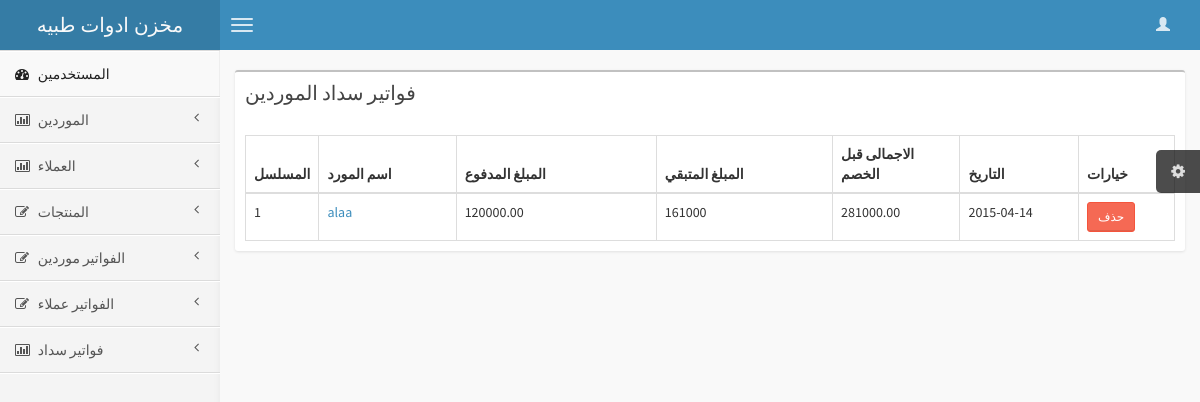
The page /showpaysupplier.php (signed in) on the database its author committed.
### tables this page shows
CREATE TABLE IF NOT EXISTS `pay_supplier` (
  `id` int(11) NOT NULL AUTO_INCREMENT,
  `supplier_id` int(11) NOT NULL,
  `money` decimal(10,2) NOT NULL,
  `date` date NOT NULL,
  `elbaky` decimal(10,2) NOT NULL,
  PRIMARY KEY (`id`)
);

CREATE TABLE IF NOT EXISTS `suppliers` (
  `id` int(11) NOT NULL AUTO_INCREMENT,
  `supplier_name` text NOT NULL,
  `address` text NOT NULL,
  `phone` varchar(100) NOT NULL,
  `debts` decimal(10,2) NOT NULL,
  PRIMARY KEY (`id`)
);

### showpaysupplier.php (the view, shortened to what this page needs)
<?php require 'sidebar.php'; ?>
<section class="content">
	<div class="row">
		<div class="col-xs-12">
			<div class="box">
				<div class="box-header">
					<h3 class="box-title">فواتير سداد الموردين</h3>
				</div>
				<div class="box-body table-responsive">
					<div id="example1_wrapper" class="dataTables_wrapper form-inline" role="grid">
						<div class="row">
							<div class="col-xs-6">
							</div>
							<div class="col-xs-6">
							</div>
						</div>
						<table id="example1" class="table table-bordered table-striped dataTable" aria-describedby="example1_info">
							<thead>
								<tr role="row">
									<th>المسلسل</th>
									<th class="sorting_asc" role="columnheader" tabindex="0" aria-controls="example1" rowspan="1" colspan="1" aria-sort="ascending" aria-label="Rendering engine: activate to sort column descending" style="width: 189px;">اسم المورد</th>
									<th class="sorting" role="columnheader" tabindex="0" aria-controls="example1" rowspan="1" colspan="1" aria-label="Browser: activate to sort column ascending" style="width: 277px;">المبلغ المدفوع</th>
									<th class="sorting" role="columnheader" tabindex="0" aria-controls="example1" rowspan="1" colspan="1" aria-label="Platform(s): activate to sort column ascending" style="width: 248px;">المبلغ المتبقي</th>
									<th class="sorting" role="columnheader" tabindex="0" aria-controls="example1" rowspan="1" colspan="1" aria-label="Engine version: activate to sort column ascending" style="width: 159px;">الاجمالى قبل الخصم</th>
									<th class="sorting" role="columnheader" tabindex="0" aria-controls="example1" rowspan="1" colspan="1" aria-label="Engine version: activate to sort column ascending" style="width: 159px;">التاريخ</th>
									<th class="sorting" role="columnheader" tabindex="0" aria-controls="example1" rowspan="1" colspan="1" aria-label="CSS grade: activate to sort column ascending" style="width: 115px;">خيارات</th>
								</tr>
							</thead>
							<tbody role="alert" aria-live="polite" aria-relevant="all"><tr class="odd">
								<?php require 'connection.php';
								$sql="SELECT * FROM pay_supplier";
								$query=$conn->query($sql);
								$i=1;
								while ($result=$query->fetch(PDO::FETCH_ASSOC)) {
									extract($result);
									$query2=$conn->query("SELECT supplier_name FROM suppliers WHERE id=$supplier_id");
									$result2=$query2->fetch(PDO::FETCH_ASSOC);
									extract($result2);
									$dev = $elbaky - $money ;
									echo "<tr class='even'>
									<td>$i</td>
									<td class=''><a href='supplier_pay.php?id=$supplier_id'>$supplier_name</a></td>
									<td class=''>$money</td>
									<td class=''>$dev</td>
									<td class=''>$elbaky</td>
									<td class=''>$date</td>
									<td class=''><a href='deletepaysupplier.php?id=$id'><button class='btn btn-danger btn-sm'>حذف</button></a>
									</td>
									</tr>";
									$i++;
								}
								?>
							</tbody>
						</table>
					</div>
				</div>
			</div>
		</div>
	</section>
	<?php require 'footer.php'; ?>

### rows shown on the page
pay_supplier: supplier.supplier_name "alaa", money "120000.00", dev "161000", elbaky "281000.00", date "2015-04-14"
